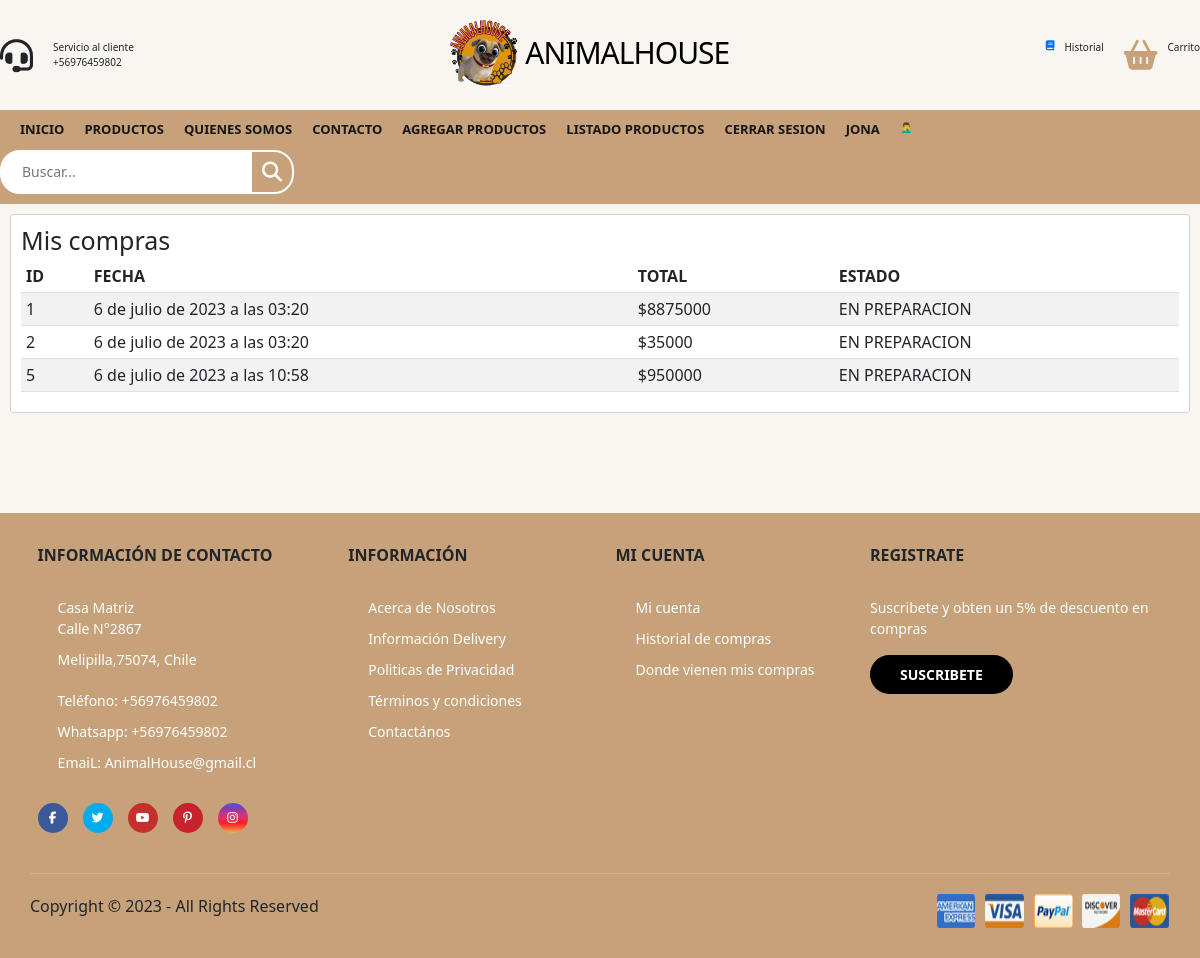
The app's page /perfil/ (signed in) with its own data.
### app/models.py (models this page shows, shortened)
class Venta(models.Model):
    id = models.AutoField(primary_key=True)
    fecha = models.DateTimeField(default=datetime.now())
    cliente = models.ForeignKey(to=User, on_delete=models.CASCADE)
    total = models.IntegerField()
    estado = models.CharField(max_length=20, default="EN PREPARACION")

### app/views.py (the view)
# urls.py: path('perfil/', perfil, name="perfil"),
def perfil(request):
    if not request.user.is_authenticated:
        return redirect(to="login")
    compras = Venta.objects.filter(cliente=request.user)
    return render(request, 'app/perfil.html', {"compras":compras})

### app/templates/app/perfil.html (shortened to what this page needs)
{% extends 'app/base.html' %}
{% load static %}
{% block contenido %}
<div class="card">
    <div class="card-body">
<h1 class="heading-pag"><span>Mis compras</span></h1>
<section id="historial">
    <table class="table table-striped table-hover table-responsive-sm">
        <thead>
            <tr>
                <th>ID</th>
                <th>FECHA</th>
                <th>TOTAL</th>
                <th>ESTADO</th>
            </tr>
        </thead>
        <tbody>
            {% for fila in compras %}
            <tr>
                <td>{{fila.id}}</td>
                <td>{{fila.fecha}}</td>
                <td>${{fila.total}}</td>
                <td>{{fila.estado}}</td>
            </tr>
            {% endfor %}
        </tbody>
    </table>
</section>
{% endblock %}

### app/templates/app/base.html (shortened to what this page needs)
{% load static %}
<link href="https://cdn.jsdelivr.net/npm/bootstrap@5.3.0/dist/css/bootstrap.min.css" rel="stylesheet">
<!DOCTYPE html>
<html lang="en">
<head>
	<link rel="stylesheet" href="{% static 'app/css/styles.css' %}" />
</head>
<body>
	<header>
		<div class="container-hero">
			<div class="container hero">
				<div class="customer-support">
					<i class="fa-solid fa-headset"></i>
					<div class="content-customer-support">
						<span class="text">Servicio al cliente</span>
						<span class="number">+56976459802</span>
					</div>
				</div>
				<div class="container-logo">
					<img src="{% static 'app/img/logo_perro.png' %}" alt="" height="70px">
					<h1 class="logo"><a href="{% url 'home' %}"> AnimalHouse</a></h1>
				</div>
				<div class="container-user">
					<a href="{% url 'perfil' %}"><i class="fa-solid fa-book"></i></a>
						<span class="text">Historial</span>
					<a href="{% url 'carro' %}"><i class="fa-solid fa-basket-shopping"></i></a>
					<div class="content-shopping-cart">
						<span class="text">Carrito</span>
					</div>
				</div>
			</div>
		</div>
		<div class="container-navbar">
			<nav class="navbar container">
				<ul class="menu">
					<li><a href="{% url 'home' %}">Inicio</a></li>
					<li><a href="{% url 'productos' %}">Productos</a></li>
					<li><a href="{% url 'somos' %}">Quienes somos</a></li>
					<li><a href="{% url 'contacto' %}">Contacto</a></li>
					{% if perms.app.add_producto %}
					<li><a href="{% url 'agregar_producto' %}">Agregar productos</a></li>
					{% endif %}
					{% if perms.app.view_producto %}
					<li><a href="{% url 'listar_productos' %}">Listado productos</a></li>
					{% endif %}
					{% if user.is_authenticated %}
					<li><a href="{% url 'logout' %}">Cerrar sesion</a></li>
					<li><a href="#">{{ user.username}}</a></li>
					{% if suscrito %}
                    👌
					{% else %}
                    🤦‍♂️
					{% endif %}
					{% else %}
					<li><a href="{% url 'login' %}">Iniciar sesión</a></li>
					<li><a href="{% url 'registro' %}">Registrate</a></li>
					{% endif %}
				</ul>
				<form class="search-form">
					<input type="search" placeholder="Buscar..." />
					<button class="btn-search">
						<i class="fa-solid fa-magnifying-glass"></i>
					</button>
				</form>
			</nav>
		</div>
	</header>
	<main class="main-content">
        {% block contenido %}
        {% endblock %}
	</main>
	<footer class="footer">
		<div class="container container-footer">
			<div class="menu-footer">
				<div class="contact-info">
					<p class="title-footer">Información de Contacto</p>
					<ul>
						<li>
							Casa Matriz
							<p>Calle N°2867 </p>
							<p>Melipilla,75074, Chile</p>
						</li>
						<li>Teléfono: +56976459802 </li>
						<li>Whatsapp: +56976459802</li>
						<li>EmaiL: AnimalHouse@gmail.cl</li>
					</ul>
					<div class="social-icons">
						<span class="facebook">
							<i class="fa-brands fa-facebook-f"></i>
						</span>
						<span class="twitter">
							<i class="fa-brands fa-twitter"></i>
						</span>
						<span class="youtube">
							<i class="fa-brands fa-youtube"></i>
						</span>
						<span class="pinterest">
							<i class="fa-brands fa-pinterest-p"></i>
						</span>
						<span class="instagram">
							<i class="fa-brands fa-instagram"></i>
						</span>
					</div>
				</div>
				<div class="information">
					<p class="title-footer">Información</p>
					<ul>
						<li><a href="#">Acerca de Nosotros</a></li>
						<li><a href="#">Información Delivery</a></li>
						<li><a href="#">Politicas de Privacidad</a></li>
						<li><a href="#">Términos y condiciones</a></li>
						<li><a href="#">Contactános</a></li>
					</ul>
				</div>
				<div class="my-account">
					<p class="title-footer">Mi cuenta</p>
					<ul>
						<li><a href="#">Mi cuenta</a></li>
						<li><a href="#">Historial de compras</a></li>
						<li><a href="#">Donde vienen mis compras</a></li>
					</ul>
				</div>
				<div class="newsletter">
					<p class="title-footer">Registrate</p>
					<div class="content">
						<p>
							Suscribete y obten un 5% de descuento en compras
						</p>
						<br>
						<a href="{% url 'suscribir' %}">Suscribete</a>
					</div>
				</div>
			</div>
			<div class="copyright">
				<p>
					Copyright © 2023 - All Rights Reserved
				</p>
				<img src="{% static 'app/img/payment.png' %}" alt="Pagos">
			</div>
		</div>
	</footer>
</body>
</html>

### app/static/app/css/styles.css (style rules this page uses)
:root { --primary-color: #c7a17a; --background-color: #f9f5f0; --dark-color: #151515; }
html { font-size: 62.5%; font-family: 'Poppins', sans-serif; }
* { margin: 0; padding: 0; box-sizing: border-box; }
.container { max-width: 120rem; margin: 0 auto; }
.container-hero { background-color: var(--background-color); }
.hero { display: flex; justify-content: space-between; align-items: center; padding: 2rem 0; }
.customer-support { display: flex; align-items: center; gap: 2rem; }
.customer-support i { font-size: 3.3rem; }
.content-customer-support { display: flex; flex-direction: column; }
.container-logo { display: flex; align-items: center; gap: 0.5rem; }
.container-logo h1 a { text-decoration: none; color: #000; font-size: 3rem; text-transform: uppercase; letter-spacing: -1px; }
.container-user { display: flex; gap: 1rem; cursor: pointer; }
.container-user .fa-basket-shopping { font-size: 3rem; color: var(--primary-color); padding-left: 1rem; }
.content-shopping-cart { display: flex; flex-direction: column; }
.container-navbar { background-color: var(--primary-color); }
.navbar { display: flex; justify-content: space-between; align-items: center; padding: 1rem 0; }
.menu { display: flex; gap: 2rem; }
.menu li { list-style: none; }
.menu a { text-decoration: none; font-size: 1.3rem; color: var(--dark-color); font-weight: 600; text-transform: uppercase; position: relative; }
.menu a::after { content: ''; width: 1.5rem; height: 1px; background-color: #fff; position: absolute; bottom: -3px; left: 50%; transform: translate(-50%, 50%); opacity: 0; transition: all 0.3s ease; }
.search-form { position: relative; display: flex; align-items: center; border: 2px solid #fff; border-radius: 2rem; background-color: #fff; height: 4.4rem; overflow: hidden; }
.search-form input { outline: none; font-family: inherit; border: none; width: 25rem; font-size: 1.4rem; padding: 0 2rem; color: #777; cursor: pointer; }
.search-form .btn-search { border: none; background-color: var(--primary-color); display: flex; align-items: center; justify-content: center; height: 100%; padding: 1rem; }
.btn-search i { font-size: 2rem; color: #fff; }
.main-content { padding: 10px; padding-bottom: 100px; background-color: var(--background-color); }
.footer { background-color: var(--primary-color); }
.container-footer { display: flex; flex-direction: column; gap: 4rem; padding: 3rem; }
.menu-footer { display: grid; grid-template-columns: repeat(3, 1fr) 30rem; gap: 3rem; justify-items: center; }
.title-footer { font-weight: 600; font-size: 1.6rem; text-transform: uppercase; }
.contact-info, .information, .my-account, .newsletter { display: flex; flex-direction: column; gap: 2rem; }
.contact-info ul, .information ul, .my-account ul { display: flex; flex-direction: column; gap: 1rem; }
.contact-info ul li, .information ul li, .my-account ul li { list-style: none; color: #fff; font-size: 1.4rem; font-weight: 300; }
.information ul li a, .my-account ul li a { text-decoration: none; color: #fff; font-weight: 300; }
.social-icons { display: flex; gap: 1.5rem; }
.social-icons span { border-radius: 50%; width: 3rem; height: 3rem; display: flex; align-items: center; justify-content: center; }
.social-icons span i { color: #fff; font-size: 1.2rem; }
.facebook { background-color: #3b5998; }
.twitter { background-color: #00acee; }
.youtube { background-color: #c4302b; }
.pinterest { background-color: #c8232c; }
.instagram { background: linear-gradient( #405de6, #833ab4, #c13584, #e1306c, #fd1d1d, #f56040, #fcaf45 ); }
.content p { font-size: 1.4rem; color: #fff; font-weight: 300; }
.content a { border: none; background-color: #000; color: #fff; text-transform: uppercase; padding: 1rem 3rem; border-radius: 2rem; font-size: 1.4rem; font-family: inherit; cursor: pointer; font-weight: 600; text-decoration: none; }
.copyright { display: flex; justify-content: space-between; padding-top: 2rem; border-top: 1px solid #d2b495; }
.copyright p { font-weight: 400; font-size: 1.6rem; }

### records on screen
Venta: id "1", fecha "6 de julio de 2023 a las 03:20", total "8875000", estado "EN PREPARACION"
Venta: id "2", fecha "6 de julio de 2023 a las 03:20", total "35000", estado "EN PREPARACION"
Venta: id "5", fecha "6 de julio de 2023 a las 10:58", total "950000", estado "EN PREPARACION"

### other values on screen
{{ user.username }} "JONA"
